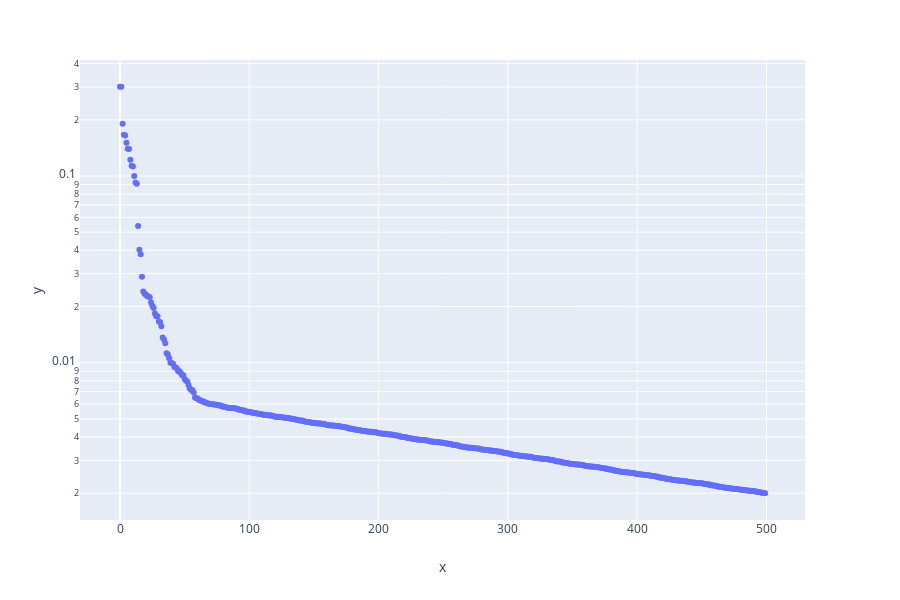

Notebook code for this chart:
### Code cell
counter = gmres_counter()
x, info = scipy.sparse.linalg.gmres(A, b, x0=x1, tol=tol, 
                                    callback=counter)
print(str(counter.niter))
px.scatter(x=[i for i in range(0,counter.niter)],y=counter.callbacks,log_y=True)

### Figure 1 — Plotly figure (JSON) as saved in the notebook; plotly's stock layout.template omitted (floating-point values rounded to 4 significant figures; data arrays with more than 128 entries replaced by an {"elided": "..."} marker saying what was removed)
{"data": [{"hoverlabel": {"namelength": 0}, "hovertemplate": "x=%{x}<br>y=%{y}", "legendgroup": "", "marker": {"color": "#636efa", "symbol": "circle"}, "mode": "markers", "name": "", "showlegend": false, "type": "scatter", "x": {"elided": "500 int values"}, "xaxis": "x", "y": {"elided": "500 str values"}, "yaxis": "y"}], "layout": {"height": 600, "legend": {"tracegroupgap": 0}, "margin": {"t": 60}, "xaxis": {"anchor": "y", "domain": [0, 0.98], "title": {"text": "x"}}, "yaxis": {"anchor": "x", "domain": [0, 1], "title": {"text": "y"}, "type": "log"}}}
